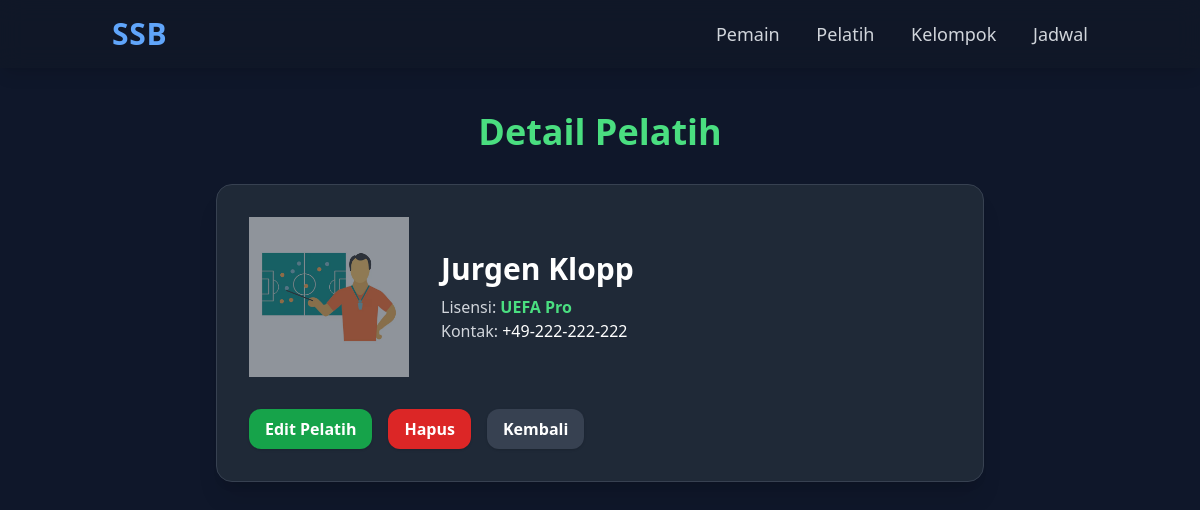
The app's page /coaches/3/ with its own data.
### academy/models.py (models this page shows, shortened)
class Coach(models.Model):
    name = models.CharField(max_length=100)
    license_level = models.CharField(max_length=50, blank=True)
    phone = models.CharField(max_length=20, blank=True)
    photo = models.ImageField(upload_to='coaches/', blank=True)

### academy/views.py (the view)
# urls.py: path('coaches/<int:pk>/', views.coach_detail, name='coach_detail'),
def coach_detail(request, pk):
    coach = get_object_or_404(Coach, pk=pk)
    return render(request, 'academy/coach_detail.html', {'coach': coach})

### academy/templates/academy/coach_detail.html (shortened to what this page needs)
{% extends "academy/base.html" %}
{% load static %}
{% block content %}
<h1 class="text-4xl font-bold text-green-400 mb-8 text-center">Detail Pelatih</h1>
<div class="max-w-3xl mx-auto bg-gray-800 rounded-2xl p-8 border border-gray-700 shadow-xl">
    <div class="flex items-center space-x-8">
        {% if coach.photo %}
        <img src="{{ coach.photo.url }}" class="w-40 h-40 rounded-xl object-cover shadow-lg">
        {% else %}
        <img src="{% static 'academy/img/coach.png' %}" class="w-40 h-40 opacity-50">
        {% endif %}
        <div>
            <h2 class="text-3xl font-bold text-white">{{ coach.name }}</h2>
            <p class="text-gray-300 mt-2">
                Lisensi:
                <span class="text-green-400 font-semibold">{{ coach.license_level|default:"-" }}</span>
            </p>
            <p class="text-gray-300">
                Kontak:
                <span class="text-white">{{ coach.phone|default:"-" }}</span>
            </p>
        </div>
    </div>
    <div class="flex space-x-4 mt-8">
        <a href="/coaches/{{ coach.id }}/edit/"
            class="bg-green-600 hover:bg-green-500 text-white font-semibold py-2 px-4 rounded-xl shadow">
            Edit Pelatih
        </a>
        <form action="/coaches/{{ coach.id }}/delete/" method="post"
            onsubmit="return confirm('Yakin ingin menghapus pelatih ini?');">
            <button type="submit"
                class="bg-red-600 hover:bg-red-500 text-white font-semibold py-2 px-4 rounded-xl shadow">
                Hapus
            </button>
        </form>
        <a href="/coaches/" class="bg-gray-700 hover:bg-gray-600 text-white font-semibold py-2 px-4 rounded-xl shadow">
            Kembali
        </a>
    </div>
</div>
{% endblock %}

### academy/templates/academy/base.html (style rules this page uses)
body { background: #0f172a; }

### records on screen
Coach: name "Jurgen Klopp", license_level "UEFA Pro", phone "+49-222-222-222"
